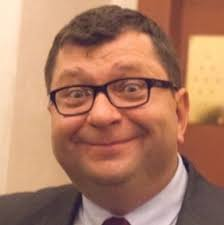
#> input picture resources/test_img/img.jpg, 224 x 225 px
$ python app.py resources/test_img/img.jpg
#> lines starting #> are read from the running program, lines starting #| are printed output that depends on the picture; after the words box and inside, x2 and y2 are one past the last pixel; in counts of white or black regions, pixels touching at a corner belong together
### detector.py
import cv2
import numpy as np


class Detector:
    detectedFaces = 0
    fileName = ''
    img = ''
    gray_img = ''
    face_haar_classifier = 0
    eye_haar_classifier = 0
    faces = 0
    pictures_of_faces = []
    eyes = 0
    color = (0, 0, 255)

    def __init__(self):
        self.face_haar_classifier = cv2.CascadeClassifier(
            'resources\classifiers\haarcascade_frontalface_default.xml')
        self.eye_haar_classifier = cv2.CascadeClassifier(
            'resources\classifiers\haarcascade_eye.xml')

    def LoadImage(self, file):
#> called with file = 'resources/test_img/img.jpg'
        self.fileName = file
        self.img = cv2.imread(self.fileName)
#> self.img is the input picture: shape (225, 224, 3); mean B, G, R 100.2, 124.7, 174.3

    def ConvertImgToGray(self):
        self.gray_img = cv2.cvtColor(self.img, cv2.COLOR_BGR2GRAY)

    def MarkDetectedFaces(self):
        for (x, y, w, h) in self.faces:
            cv2.rectangle(self.img, (x, y), (x + w, y + h),
                          self.color, 3)

    def MarkDetectedEyes(self):
        for face in self.pictures_of_faces:
            for (ex, ey, ew, eh) in self.eyes:
                cv2.rectangle(face, (ex, ey),
                              (ex+ew, ey+eh), (0, 255, 0), 2)

    def DrawNumberOfFaces(self):
        height, width, channels = self.img.shape
        cv2.putText(self.img, "Detected: " + str(self.detectedFaces),
                    (10, 30),
                    cv2.FONT_HERSHEY_SIMPLEX,
                    1,
                    self.color,
                    2)

    def DetectFaces(self):
        self.ConvertImgToGray()
#> in ConvertImgToGray, `self.gray_img = cv2.cvtColor(self.img, cv2.COLOR_BGR2GRAY)`:
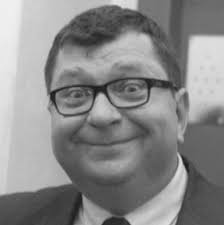
#> self.gray_img: shape (225, 224); min 20, max 240, mean 136.7
        self.faces = self.face_haar_classifier.detectMultiScale(
            self.gray_img, 1.3, 5)
#> self.faces = [[37, 29, 151, 151]]
        self.detectedFaces = len(self.faces)
#> self.detectedFaces = 1
        self.DetectEyes()
#> the loop in DetectEyes, `for (x, y, w, h) in self.faces:` made 1 pass
#> pass 1, in DetectEyes, `roi_gray = self.gray_img[y:y+h, x:x+w]`:
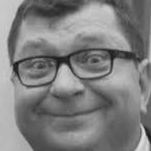
#> roi_gray: shape (151, 151); min 20, max 226, mean 127.3
        self.DrawNumberOfFaces()
#> in DrawNumberOfFaces, `cv2.putText(self.img, "Detected: " + str(self.detectedFaces), (10, 30)..`:
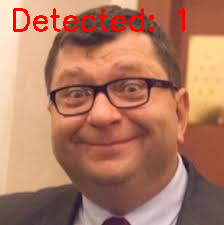
#> self.img: shape (225, 224, 3); 2.4% of pixels changed, all inside (x1, y1, x2, y2) = (13, 8, 185, 32)
        self.MarkDetectedEyes()
#> the loop in MarkDetectedEyes, `for face in self.pictures_of_faces:` made 1 pass
        self.MarkDetectedFaces()
#> the loop in MarkDetectedFaces, `for (x, y, w, h) in self.faces:` made 1 pass
#> after the loop in MarkDetectedFaces, `for (x, y, w, h) in self.faces:`:
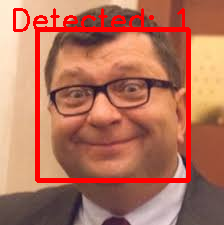
#> self.img: shape (225, 224, 3); 5.38% of pixels changed, all inside (x1, y1, x2, y2) = (35, 27, 191, 183)

    def DetectEyes(self):
        for (x, y, w, h) in self.faces:
            roi_gray = self.gray_img[y:y+h, x:x+w]
            self.pictures_of_faces.append(self.img[y:y+h, x:x+w])
            self.eyes = self.eye_haar_classifier.detectMultiScale(
                roi_gray)

    def DisplayResult(self):
        cv2.imshow('Detection output for: ' + str(self.fileName), self.img)
        cv2.waitKey()

    def SaveResult(self, path):
        if (len(path) != 0):
            cv2.imwrite(path, self.img)
        else:
            oldFileName = str(self.fileName).split('.')
            newFileName = oldFileName[0] + '_output.' + oldFileName[1]
            cv2.imwrite(newFileName, self.img)

### app.py
from detector import Detector
import sys
import os

input_file_path = sys.argv[1]  # todo: walidacja
file_name = os.path.basename(input_file_path)

d = Detector()
d.LoadImage(input_file_path)
d.DetectFaces()
d.DisplayResult()
d.SaveResult('resources\output_img\\' + file_name)
